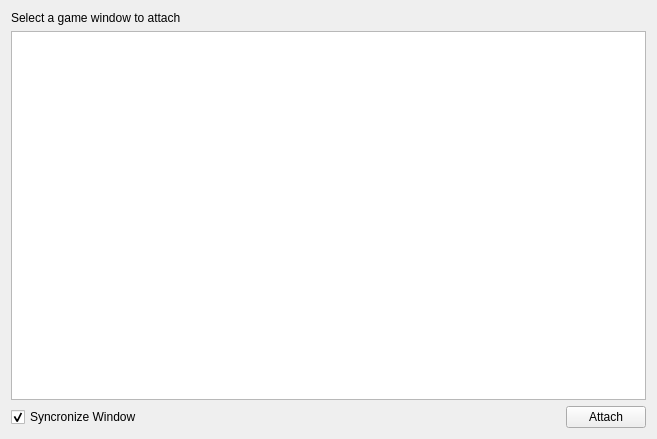
<?xml version="1.0" encoding="UTF-8"?>
<ui version="4.0">
 <class>ProcessForm</class>
 <widget class="QWidget" name="ProcessForm">
  <property name="geometry">
   <rect>
    <x>0</x>
    <y>0</y>
    <width>657</width>
    <height>439</height>
   </rect>
  </property>
  <property name="windowTitle">
   <string>Form</string>
  </property>
  <layout class="QVBoxLayout" name="verticalLayout_2">
   <item>
    <widget class="QLabel" name="label">
     <property name="text">
      <string>Select a game window to attach</string>
     </property>
    </widget>
   </item>
   <item>
    <widget class="QTableView" name="tableView_process">
     <property name="selectionMode">
      <enum>QAbstractItemView::SingleSelection</enum>
     </property>
     <property name="selectionBehavior">
      <enum>QAbstractItemView::SelectRows</enum>
     </property>
     <attribute name="horizontalHeaderHighlightSections">
      <bool>false</bool>
     </attribute>
     <attribute name="verticalHeaderHighlightSections">
      <bool>false</bool>
     </attribute>
    </widget>
   </item>
   <item>
    <layout class="QHBoxLayout" name="horizontalLayout">
     <item>
      <widget class="QCheckBox" name="checkBox_syncwnd">
       <property name="text">
        <string>Syncronize Window</string>
       </property>
       <property name="checked">
        <bool>true</bool>
       </property>
      </widget>
     </item>
     <item>
      <widget class="QPushButton" name="pushButton_attach">
       <property name="sizePolicy">
        <sizepolicy hsizetype="Fixed" vsizetype="Fixed">
         <horstretch>0</horstretch>
         <verstretch>0</verstretch>
        </sizepolicy>
       </property>
       <property name="text">
        <string>Attach</string>
       </property>
      </widget>
     </item>
    </layout>
   </item>
  </layout>
 </widget>
 <resources/>
 <connections/>
</ui>
